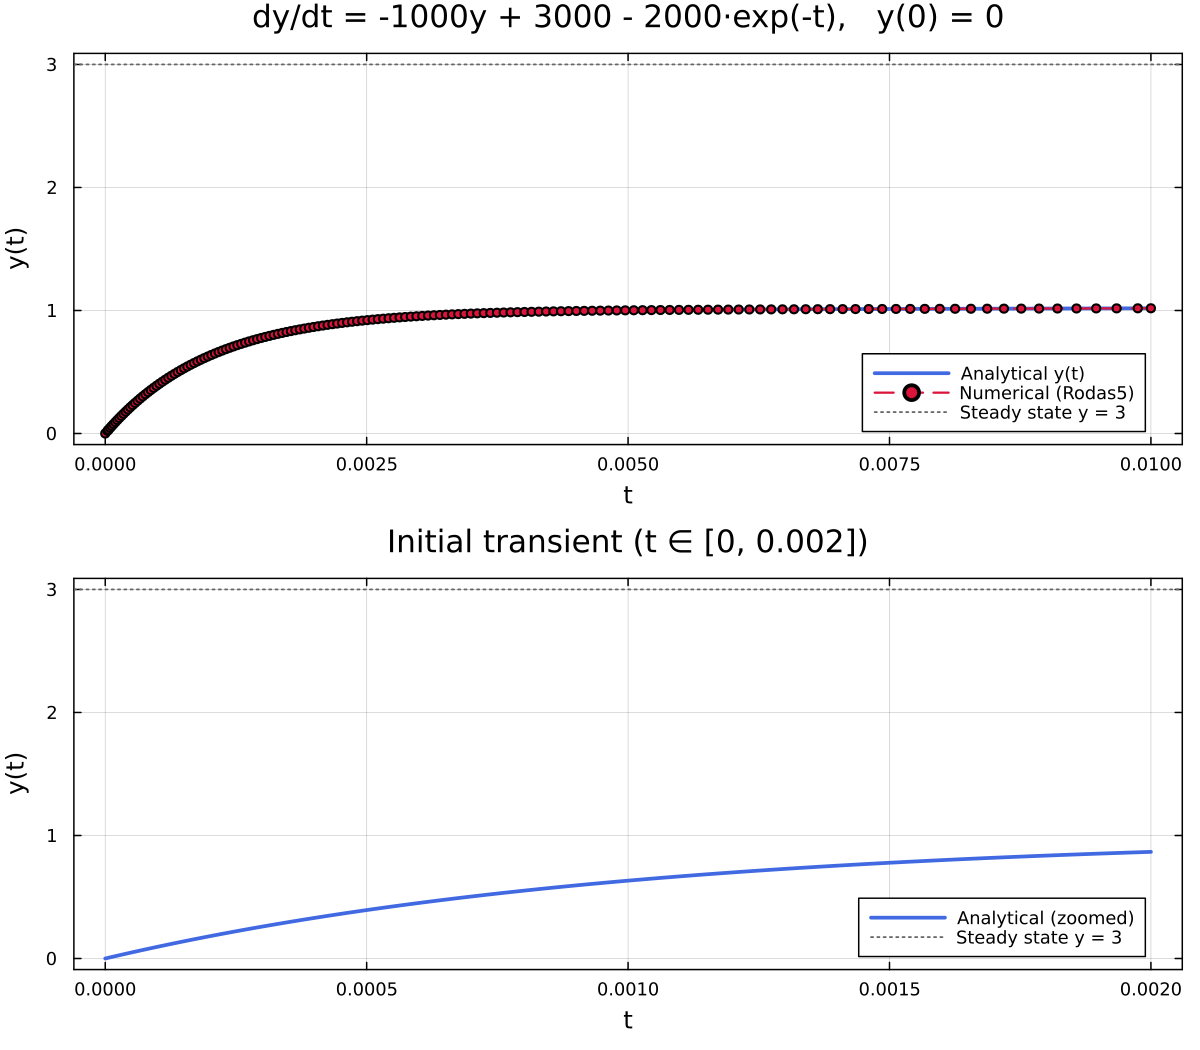

Reproduce this figure in Julia.
# ============================================================
#  Solving dy/dt = -1000y + 3000 - 2000*exp(-t),  y(0) = 0
#
#  Analytical solution:
#    y(t) = 3 - (2000/999)*exp(-t) - (997/999)*exp(-1000t)
#
#  We also solve numerically with DifferentialEquations.jl
#  using a stiff-aware solver (Rodas5), then compare both.
# ============================================================

using DifferentialEquations
using Plots

# ----------------------------------------------------------
# 1. Define the ODE right-hand side
# ----------------------------------------------------------
function ode!(du, u, p, t)
    du[1] = -1000*u[1] + 3000 - 2000*exp(-t)
end

# ----------------------------------------------------------
# 2. Set up and solve numerically
#    Rodas5 is an excellent stiff solver (5th-order Rosenbrock)
# ----------------------------------------------------------
u0    = [0.0]           # initial condition y(0) = 0
tspan = (0.0, 0.01)     # transient dies out very fast (rates 1 and 1000)
prob  = ODEProblem(ode!, u0, tspan)
sol   = solve(prob, Rodas5(), reltol=1e-10, abstol=1e-12)

# ----------------------------------------------------------
# 3. Analytical solution
# ----------------------------------------------------------
y_exact(t) = 3.0 - (2000/999)*exp(-t) - (997/999)*exp(-1000*t)

# Dense time grid for a smooth analytical curve
t_dense  = range(0.0, 0.01, length=1000)
y_dense  = y_exact.(t_dense)

# ----------------------------------------------------------
# 4. Plot
# ----------------------------------------------------------
p1 = plot(
    t_dense, y_dense,
    label  = "Analytical y(t)",
    lw     = 2.5,
    color  = :royalblue,
    xlabel = "t",
    ylabel = "y(t)",
    title  = "dy/dt = -1000y + 3000 - 2000·exp(-t),   y(0) = 0",
    legend = :bottomright,
    grid   = true,
    framestyle = :box,
)

plot!(p1,
    sol.t, first.(sol.u),
    label      = "Numerical (Rodas5)",
    lw         = 1.5,
    linestyle  = :dash,
    color      = :crimson,
    markershape = :circle,
    markersize  = 3,
)

hline!(p1, [3.0],
    label     = "Steady state y = 3",
    lw        = 1.2,
    linestyle = :dot,
    color     = :gray40,
)

# ----------------------------------------------------------
# 5. Zoom-in: show the ultra-fast initial transient
# ----------------------------------------------------------
t_zoom  = range(0.0, 0.002, length=500)
y_zoom  = y_exact.(t_zoom)

p2 = plot(
    t_zoom, y_zoom,
    label  = "Analytical (zoomed)",
    lw     = 2.5,
    color  = :royalblue,
    xlabel = "t",
    ylabel = "y(t)",
    title  = "Initial transient (t ∈ [0, 0.002])",
    legend = :bottomright,
    grid   = true,
    framestyle = :box,
)

hline!(p2, [3.0],
    label     = "Steady state y = 3",
    lw        = 1.2,
    linestyle = :dot,
    color     = :gray40,
)

# ----------------------------------------------------------
# 6. Combine and save
# ----------------------------------------------------------
fig = plot(p1, p2, layout = (2, 1), size = (800, 700), dpi = 150)
savefig(fig, "ode_solution.png")

println("Plot saved to ode_solution.png")
println()
println("Verification — exact solution at selected points:")
println("  y(0)     = ", round(y_exact(0.0),     digits=8), "  (should be 0)")
println("  y(0.001) = ", round(y_exact(0.001),   digits=8))
println("  y(0.005) = ", round(y_exact(0.005),   digits=8))
println("  y(0.01)  = ", round(y_exact(0.01),    digits=8))
println("  y(∞) ≈   ", round(y_exact(1.0),      digits=8), "  (→ 3)")
